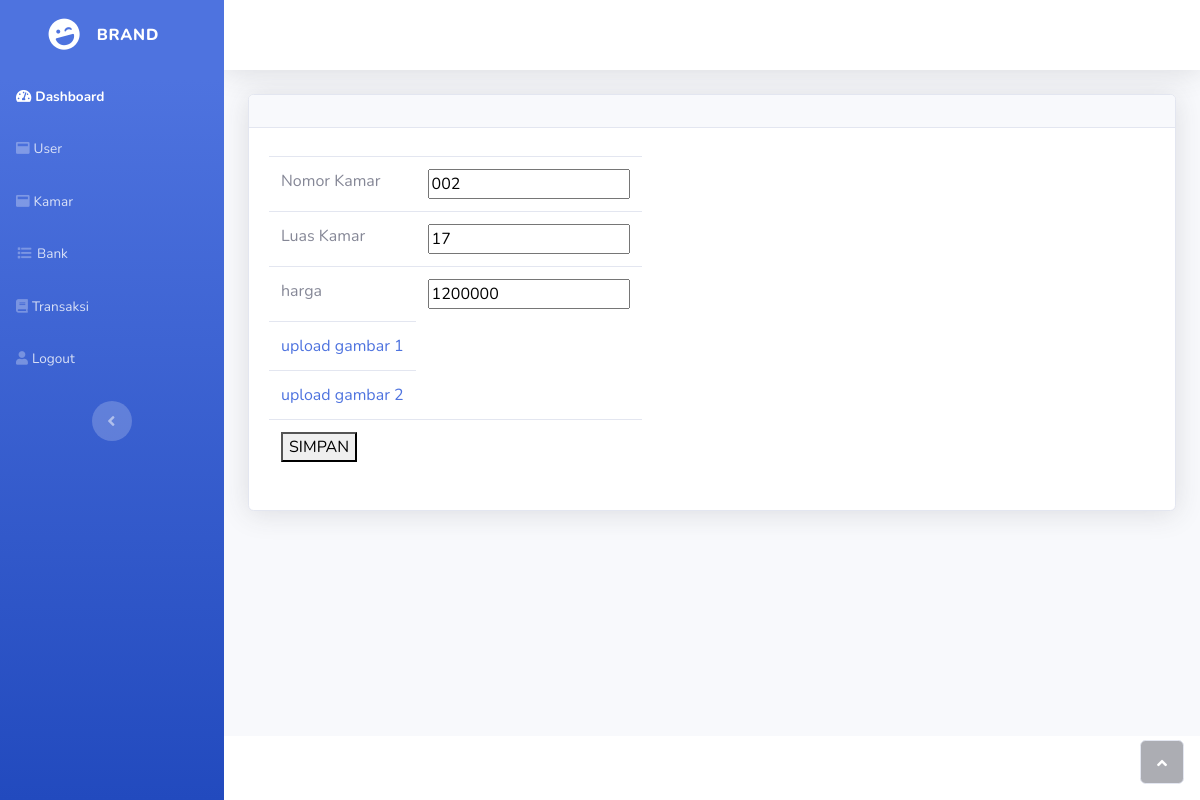
The page /adminsite/editkamar.php?id=2 (signed in) on the database its author committed.
### tables this page shows
CREATE TABLE `kamarinfo` (
  `id` int(11) NOT NULL,
  `nomorkamar` varchar(100) NOT NULL,
  `luaskamar` varchar(100) NOT NULL,
  `harga` int(100) NOT NULL,
  `gambar1` varchar(600) NOT NULL,
  `gambar2` varchar(600) NOT NULL,
  `status` varchar(30) NOT NULL
);

### adminsite/editkamar.php (the view, shortened to what this page needs)
<!DOCTYPE html>
<html>
<head><meta http-equiv="Content-Type" content="text/html; charset=utf-8">
    <link rel="stylesheet" href="assets/bootstrap/css/bootstrap.min.css">
    <link rel="stylesheet" href="assets/fonts/fontawesome-all.min.css">
</head>
<body id="page-top">
    <div id="wrapper">
        <nav class="navbar navbar-dark align-items-start sidebar sidebar-dark accordion bg-gradient-primary p-0">
            <div class="container-fluid d-flex flex-column p-0">
                <a class="navbar-brand d-flex justify-content-center align-items-center sidebar-brand m-0" href="#">
                    <div class="sidebar-brand-icon rotate-n-15"><i class="fas fa-laugh-wink"></i></div>
                    <div class="sidebar-brand-text mx-3"><span>Brand</span></div>
                </a>
                <ul class="nav navbar-nav text-light" id="accordionSidebar">
                  <li class="nav-item" role="presentation"><a class="nav-link active" href="dash.php"><i class="fas fa-tachometer-alt"></i><span>Dashboard</span></a></li>
                  <li class="nav-item" role="presentation"><a class="nav-link" href="user.php"><i class="fas fa-window-maximize"></i><span>User</span></a></li>
                  <li class="nav-item" role="presentation"><a class="nav-link" href="kamar.php"><i class="fas fa-window-maximize"></i><span>Kamar</span></a></li>
                  <li class="nav-item" role="presentation"><a class="nav-link" href="bank.php"><i class="fas fa-list fa-sm fa-fw"></i><span>Bank</span></a></li>
                  <li class="nav-item" role="presentation"><a class="nav-link" href="transaksi.php"><i class="fas fa-book"></i><span>Transaksi</span></a></li>
                  <li class="nav-item" role="presentation"><a class="nav-link" href="logout.php"><i class="fas fa fa-user"></i><span>Logout</span></a></li>
                </ul>
                <div class="text-center d-none d-md-inline"><button class="btn rounded-circle border-0" id="sidebarToggle" type="button"></button></div>
            </div>
        </nav>
        <div class="d-flex flex-column" id="content-wrapper">
            <div id="content">
                <nav class="navbar navbar-light navbar-expand bg-white shadow mb-4 topbar static-top">
                </nav>
                <div class="container-fluid">
                    <div class="card shadow">
                        <div class="card-header py-3">
                        </div>
                        <div class="card-body">
                            <div class="table-responsive table mt-2" id="dataTable" role="grid" aria-describedby="dataTable_info">
                              <form method="post" action="editkamar_proc.php?id=$id">
                                <table>
                                    <?php
                                    $conn = new mysqli(DB_HOST, DB_USER, DB_PASS, DB_NAME);
                                    $id           = $_GET['id'];
                                    $stmt = $conn->prepare("SELECT * FROM `kamarinfo` WHERE id=$id");
                                    $stmt->execute();
                                    $stmt->bind_result($id, $nomorkamar, $luaskamar, $harga, $gambar1, $gambar2, $status);
                                    while($stmt->fetch()){
                                      echo "
                                      <tr><td>Nomor Kamar</td><td><input type='text' name='nomorkamar' value=".$nomorkamar."></td></tr>
                                      <tr><td>Luas Kamar</td><td><input type='text' name='luaskamar' value=".$luaskamar."></td></tr>
                                      <tr><td>harga</td><td><input type='number' name='harga' value=".$harga."></td></tr>
                                      <tr hidden><td><input type='hidden' name='id' value=".$id."></td></tr>
                                      <tr><td><a href='uploadgambar1.php?id=$id'> upload gambar 1</a></td></tr>
                                      <tr><td><a href='uploadgambar2.php?id=$id'> upload gambar 2</a></td></tr>
                                      <tr><td colspan='2'><button type='submit' >SIMPAN</button></td></tr>
                                    ";
                                    }
                                    ?>
                                </table>
                            </form>
                            </div>
                        </div>
                    </div>
                </div>
            </div>
            <footer class="bg-white sticky-footer">
            </footer>
        </div><a class="border rounded d-inline scroll-to-top" href="#page-top"><i class="fas fa-angle-up"></i></a></div>
</body>
</html>

### rows shown on the page
kamarinfo: nomorkamar "002", luaskamar "17", harga "1200000"
